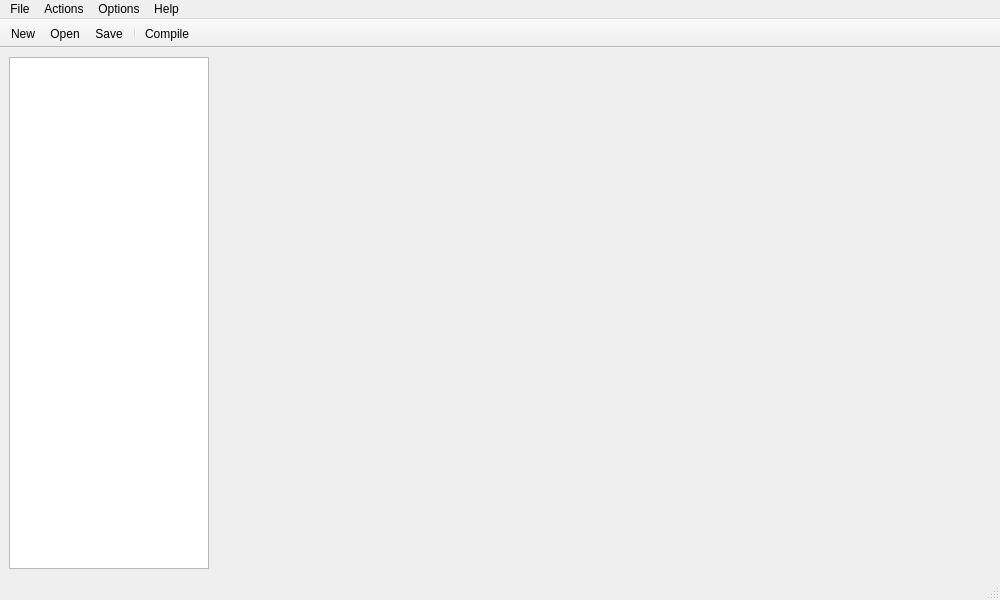
<?xml version="1.0" encoding="UTF-8"?>
<ui version="4.0">
 <class>MainWindow</class>
 <widget class="QMainWindow" name="MainWindow">
  <property name="geometry">
   <rect>
    <x>0</x>
    <y>0</y>
    <width>1000</width>
    <height>600</height>
   </rect>
  </property>
  <property name="font">
   <font>
    <family>Arial</family>
   </font>
  </property>
  <property name="windowTitle">
   <string>Majora's Demonic Utility</string>
  </property>
  <property name="toolButtonStyle">
   <enum>Qt::ToolButtonTextBesideIcon</enum>
  </property>
  <widget class="QWidget" name="CentralWidget">
   <layout class="QGridLayout" name="gridLayout">
    <property name="sizeConstraint">
     <enum>QLayout::SetDefaultConstraint</enum>
    </property>
    <item row="0" column="1">
     <widget class="QWidget" name="FileArea" native="true">
      <property name="sizePolicy">
       <sizepolicy hsizetype="Expanding" vsizetype="Expanding">
        <horstretch>0</horstretch>
        <verstretch>0</verstretch>
       </sizepolicy>
      </property>
     </widget>
    </item>
    <item row="0" column="0">
     <widget class="QListView" name="FileList">
      <property name="maximumSize">
       <size>
        <width>200</width>
        <height>16777215</height>
       </size>
      </property>
     </widget>
    </item>
   </layout>
  </widget>
  <widget class="QMenuBar" name="Menu">
   <property name="geometry">
    <rect>
     <x>0</x>
     <y>0</y>
     <width>1000</width>
     <height>23</height>
    </rect>
   </property>
   <property name="defaultUp">
    <bool>false</bool>
   </property>
   <widget class="QMenu" name="MenuFile">
    <property name="title">
     <string>File</string>
    </property>
    <addaction name="actionNew"/>
    <addaction name="actionOpen"/>
    <addaction name="separator"/>
    <addaction name="actionSave"/>
    <addaction name="actionSave_as"/>
    <addaction name="separator"/>
    <addaction name="actionClose"/>
    <addaction name="actionQuit"/>
   </widget>
   <widget class="QMenu" name="MenuActions">
    <property name="title">
     <string>Actions</string>
    </property>
    <addaction name="actionCompile"/>
    <addaction name="separator"/>
    <addaction name="actionExport"/>
    <addaction name="actionImport"/>
   </widget>
   <widget class="QMenu" name="MenuHelp">
    <property name="title">
     <string>Help</string>
    </property>
    <addaction name="actionAbout"/>
    <addaction name="separator"/>
    <addaction name="actionWebsite"/>
   </widget>
   <widget class="QMenu" name="MenuOptions">
    <property name="title">
     <string>Options</string>
    </property>
    <addaction name="actionShow_Hidden_Files"/>
   </widget>
   <addaction name="MenuFile"/>
   <addaction name="MenuActions"/>
   <addaction name="MenuOptions"/>
   <addaction name="MenuHelp"/>
  </widget>
  <widget class="QStatusBar" name="StatusBar"/>
  <widget class="QToolBar" name="ToolBar">
   <property name="windowTitle">
    <string>toolBar</string>
   </property>
   <property name="movable">
    <bool>false</bool>
   </property>
   <property name="allowedAreas">
    <set>Qt::TopToolBarArea</set>
   </property>
   <attribute name="toolBarArea">
    <enum>TopToolBarArea</enum>
   </attribute>
   <attribute name="toolBarBreak">
    <bool>false</bool>
   </attribute>
   <addaction name="actionNew"/>
   <addaction name="actionOpen"/>
   <addaction name="actionSave"/>
   <addaction name="separator"/>
   <addaction name="actionCompile"/>
  </widget>
  <action name="actionNew">
   <property name="text">
    <string>New...</string>
   </property>
   <property name="shortcut">
    <string>Ctrl+N</string>
   </property>
  </action>
  <action name="actionOpen">
   <property name="text">
    <string>Open...</string>
   </property>
   <property name="shortcut">
    <string>Ctrl+O</string>
   </property>
  </action>
  <action name="actionSave">
   <property name="text">
    <string>Save</string>
   </property>
   <property name="shortcut">
    <string>Ctrl+S</string>
   </property>
  </action>
  <action name="actionSave_as">
   <property name="text">
    <string>Save as...</string>
   </property>
   <property name="shortcut">
    <string>Ctrl+Shift+S</string>
   </property>
  </action>
  <action name="actionClose">
   <property name="text">
    <string>Close</string>
   </property>
   <property name="shortcut">
    <string>Ctrl+W</string>
   </property>
  </action>
  <action name="actionQuit">
   <property name="text">
    <string>Quit</string>
   </property>
   <property name="shortcut">
    <string>Ctrl+Q</string>
   </property>
  </action>
  <action name="actionCompile">
   <property name="text">
    <string>Compile</string>
   </property>
   <property name="shortcut">
    <string>Ctrl+R</string>
   </property>
  </action>
  <action name="actionAbout">
   <property name="text">
    <string>About</string>
   </property>
  </action>
  <action name="actionExport">
   <property name="text">
    <string>Export File</string>
   </property>
   <property name="shortcut">
    <string>Ctrl+E</string>
   </property>
  </action>
  <action name="actionShow_Hidden_Files">
   <property name="checkable">
    <bool>true</bool>
   </property>
   <property name="text">
    <string>Show Hidden Files</string>
   </property>
   <property name="shortcut">
    <string>Ctrl+H</string>
   </property>
  </action>
  <action name="actionImport">
   <property name="text">
    <string>Import File</string>
   </property>
   <property name="shortcut">
    <string>Ctrl+I</string>
   </property>
  </action>
  <action name="actionWebsite">
   <property name="text">
    <string>Website</string>
   </property>
  </action>
 </widget>
 <resources/>
 <connections/>
</ui>
